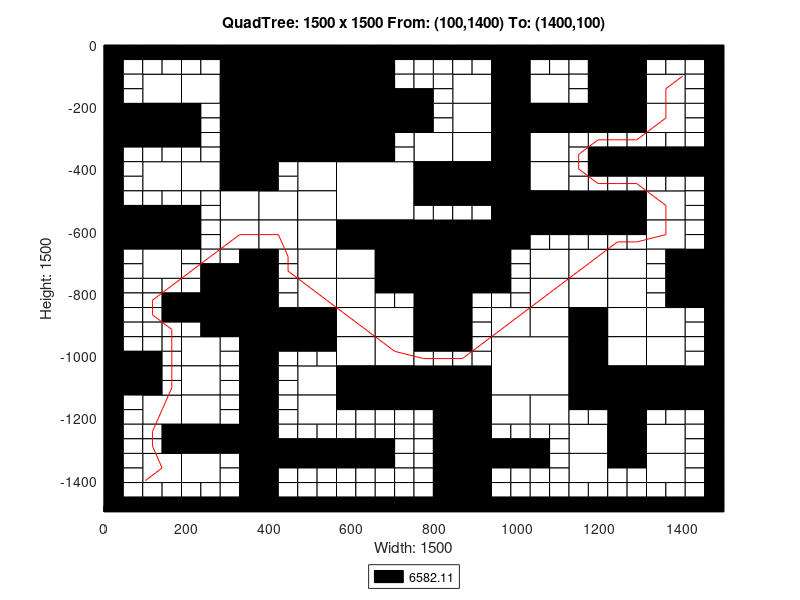

This chart was generated by the following MATLAB code:
axis([0 1500 -1500 0]);
title('QuadTree: 1500 x 1500 From: (100,1400) To: (1400,100)');
xlabel('Width: 1500');
ylabel('Height: 1500');
rectangle('Position',[375 -187.5 187.5 187.5], 'FaceColor',[0 0 0]);
rectangle('Position',[375 -375 187.5 187.5], 'FaceColor',[0 0 0]);
rectangle('Position',[562.5 -562.5 187.5 187.5], 'FaceColor',[1 1 1]);
rectangle('Position',[750 -750 187.5 187.5], 'FaceColor',[0 0 0]);
rectangle('Position',[937.5 -1125 187.5 187.5], 'FaceColor',[1 1 1]);
rectangle('Position',[93.75 -187.5 93.75 93.75], 'FaceColor',[1 1 1]);
rectangle('Position',[281.25 -93.75 93.75 93.75], 'FaceColor',[0 0 0]);
rectangle('Position',[187.5 -187.5 93.75 93.75], 'FaceColor',[1 1 1]);
rectangle('Position',[281.25 -187.5 93.75 93.75], 'FaceColor',[0 0 0]);
rectangle('Position',[0 -281.25 93.75 93.75], 'FaceColor',[0 0 0]);
rectangle('Position',[93.75 -281.25 93.75 93.75], 'FaceColor',[0 0 0]);
rectangle('Position',[281.25 -281.25 93.75 93.75], 'FaceColor',[0 0 0]);
rectangle('Position',[281.25 -375 93.75 93.75], 'FaceColor',[0 0 0]);
rectangle('Position',[562.5 -93.75 93.75 93.75], 'FaceColor',[0 0 0]);
rectangle('Position',[562.5 -187.5 93.75 93.75], 'FaceColor',[0 0 0]);
rectangle('Position',[562.5 -281.25 93.75 93.75], 'FaceColor',[0 0 0]);
rectangle('Position',[656.25 -281.25 93.75 93.75], 'FaceColor',[0 0 0]);
rectangle('Position',[562.5 -375 93.75 93.75], 'FaceColor',[0 0 0]);
rectangle('Position',[93.75 -468.75 93.75 93.75], 'FaceColor',[1 1 1]);
rectangle('Position',[187.5 -468.75 93.75 93.75], 'FaceColor',[1 1 1]);
rectangle('Position',[281.25 -468.75 93.75 93.75], 'FaceColor',[0 0 0]);
rectangle('Position',[281.25 -562.5 93.75 93.75], 'FaceColor',[1 1 1]);
rectangle('Position',[0 -656.25 93.75 93.75], 'FaceColor',[0 0 0]);
rectangle('Position',[93.75 -656.25 93.75 93.75], 'FaceColor',[0 0 0]);
rectangle('Position',[93.75 -750 93.75 93.75], 'FaceColor',[1 1 1]);
rectangle('Position',[281.25 -656.25 93.75 93.75], 'FaceColor',[1 1 1]);
rectangle('Position',[468.75 -468.75 93.75 93.75], 'FaceColor',[1 1 1]);
rectangle('Position',[375 -562.5 93.75 93.75], 'FaceColor',[1 1 1]);
rectangle('Position',[468.75 -562.5 93.75 93.75], 'FaceColor',[1 1 1]);
rectangle('Position',[375 -656.25 93.75 93.75], 'FaceColor',[1 1 1]);
rectangle('Position',[468.75 -656.25 93.75 93.75], 'FaceColor',[1 1 1]);
rectangle('Position',[468.75 -750 93.75 93.75], 'FaceColor',[1 1 1]);
rectangle('Position',[562.5 -656.25 93.75 93.75], 'FaceColor',[0 0 0]);
rectangle('Position',[656.25 -656.25 93.75 93.75], 'FaceColor',[0 0 0]);
rectangle('Position',[562.5 -750 93.75 93.75], 'FaceColor',[1 1 1]);
rectangle('Position',[656.25 -750 93.75 93.75], 'FaceColor',[0 0 0]);
rectangle('Position',[843.75 -187.5 93.75 93.75], 'FaceColor',[1 1 1]);
rectangle('Position',[937.5 -93.75 93.75 93.75], 'FaceColor',[0 0 0]);
rectangle('Position',[937.5 -187.5 93.75 93.75], 'FaceColor',[0 0 0]);
rectangle('Position',[1031.25 -187.5 93.75 93.75], 'FaceColor',[1 1 1]);
rectangle('Position',[843.75 -281.25 93.75 93.75], 'FaceColor',[1 1 1]);
rectangle('Position',[750 -375 93.75 93.75], 'FaceColor',[1 1 1]);
rectangle('Position',[843.75 -375 93.75 93.75], 'FaceColor',[1 1 1]);
rectangle('Position',[937.5 -281.25 93.75 93.75], 'FaceColor',[0 0 0]);
rectangle('Position',[1031.25 -281.25 93.75 93.75], 'FaceColor',[0 0 0]);
rectangle('Position',[937.5 -375 93.75 93.75], 'FaceColor',[0 0 0]);
rectangle('Position',[1031.25 -375 93.75 93.75], 'FaceColor',[1 1 1]);
rectangle('Position',[1218.75 -93.75 93.75 93.75], 'FaceColor',[0 0 0]);
rectangle('Position',[1218.75 -187.5 93.75 93.75], 'FaceColor',[0 0 0]);
rectangle('Position',[1312.5 -187.5 93.75 93.75], 'FaceColor',[1 1 1]);
rectangle('Position',[1125 -281.25 93.75 93.75], 'FaceColor',[0 0 0]);
rectangle('Position',[1218.75 -281.25 93.75 93.75], 'FaceColor',[0 0 0]);
rectangle('Position',[1312.5 -281.25 93.75 93.75], 'FaceColor',[1 1 1]);
rectangle('Position',[750 -468.75 93.75 93.75], 'FaceColor',[0 0 0]);
rectangle('Position',[843.75 -468.75 93.75 93.75], 'FaceColor',[0 0 0]);
rectangle('Position',[937.5 -468.75 93.75 93.75], 'FaceColor',[0 0 0]);
rectangle('Position',[1031.25 -468.75 93.75 93.75], 'FaceColor',[1 1 1]);
rectangle('Position',[937.5 -562.5 93.75 93.75], 'FaceColor',[0 0 0]);
rectangle('Position',[1031.25 -562.5 93.75 93.75], 'FaceColor',[0 0 0]);
rectangle('Position',[937.5 -656.25 93.75 93.75], 'FaceColor',[0 0 0]);
rectangle('Position',[1031.25 -750 93.75 93.75], 'FaceColor',[1 1 1]);
rectangle('Position',[1125 -562.5 93.75 93.75], 'FaceColor',[0 0 0]);
rectangle('Position',[1218.75 -562.5 93.75 93.75], 'FaceColor',[0 0 0]);
rectangle('Position',[1312.5 -562.5 93.75 93.75], 'FaceColor',[1 1 1]);
rectangle('Position',[1125 -750 93.75 93.75], 'FaceColor',[1 1 1]);
rectangle('Position',[1218.75 -750 93.75 93.75], 'FaceColor',[1 1 1]);
rectangle('Position',[1312.5 -656.25 93.75 93.75], 'FaceColor',[1 1 1]);
rectangle('Position',[1406.25 -750 93.75 93.75], 'FaceColor',[0 0 0]);
rectangle('Position',[281.25 -843.75 93.75 93.75], 'FaceColor',[0 0 0]);
rectangle('Position',[281.25 -937.5 93.75 93.75], 'FaceColor',[0 0 0]);
rectangle('Position',[0 -1125 93.75 93.75], 'FaceColor',[0 0 0]);
rectangle('Position',[187.5 -1031.25 93.75 93.75], 'FaceColor',[1 1 1]);
rectangle('Position',[187.5 -1125 93.75 93.75], 'FaceColor',[1 1 1]);
rectangle('Position',[468.75 -843.75 93.75 93.75], 'FaceColor',[1 1 1]);
rectangle('Position',[375 -937.5 93.75 93.75], 'FaceColor',[0 0 0]);
rectangle('Position',[468.75 -937.5 93.75 93.75], 'FaceColor',[0 0 0]);
rectangle('Position',[562.5 -843.75 93.75 93.75], 'FaceColor',[1 1 1]);
rectangle('Position',[562.5 -937.5 93.75 93.75], 'FaceColor',[1 1 1]);
rectangle('Position',[656.25 -937.5 93.75 93.75], 'FaceColor',[1 1 1]);
rectangle('Position',[468.75 -1125 93.75 93.75], 'FaceColor',[1 1 1]);
rectangle('Position',[562.5 -1031.25 93.75 93.75], 'FaceColor',[1 1 1]);
rectangle('Position',[656.25 -1031.25 93.75 93.75], 'FaceColor',[1 1 1]);
rectangle('Position',[562.5 -1125 93.75 93.75], 'FaceColor',[0 0 0]);
rectangle('Position',[656.25 -1125 93.75 93.75], 'FaceColor',[0 0 0]);
rectangle('Position',[93.75 -1218.75 93.75 93.75], 'FaceColor',[1 1 1]);
rectangle('Position',[187.5 -1218.75 93.75 93.75], 'FaceColor',[1 1 1]);
rectangle('Position',[187.5 -1312.5 93.75 93.75], 'FaceColor',[0 0 0]);
rectangle('Position',[281.25 -1312.5 93.75 93.75], 'FaceColor',[0 0 0]);
rectangle('Position',[93.75 -1406.25 93.75 93.75], 'FaceColor',[1 1 1]);
rectangle('Position',[187.5 -1406.25 93.75 93.75], 'FaceColor',[1 1 1]);
rectangle('Position',[468.75 -1218.75 93.75 93.75], 'FaceColor',[1 1 1]);
rectangle('Position',[750 -843.75 93.75 93.75], 'FaceColor',[0 0 0]);
rectangle('Position',[750 -937.5 93.75 93.75], 'FaceColor',[0 0 0]);
rectangle('Position',[1031.25 -843.75 93.75 93.75], 'FaceColor',[1 1 1]);
rectangle('Position',[937.5 -937.5 93.75 93.75], 'FaceColor',[1 1 1]);
rectangle('Position',[1031.25 -937.5 93.75 93.75], 'FaceColor',[1 1 1]);
rectangle('Position',[750 -1125 93.75 93.75], 'FaceColor',[0 0 0]);
rectangle('Position',[843.75 -1125 93.75 93.75], 'FaceColor',[0 0 0]);
rectangle('Position',[1125 -843.75 93.75 93.75], 'FaceColor',[1 1 1]);
rectangle('Position',[1218.75 -843.75 93.75 93.75], 'FaceColor',[1 1 1]);
rectangle('Position',[1125 -937.5 93.75 93.75], 'FaceColor',[0 0 0]);
rectangle('Position',[1218.75 -937.5 93.75 93.75], 'FaceColor',[1 1 1]);
rectangle('Position',[1406.25 -843.75 93.75 93.75], 'FaceColor',[0 0 0]);
rectangle('Position',[1312.5 -937.5 93.75 93.75], 'FaceColor',[1 1 1]);
rectangle('Position',[1125 -1031.25 93.75 93.75], 'FaceColor',[0 0 0]);
rectangle('Position',[1218.75 -1031.25 93.75 93.75], 'FaceColor',[1 1 1]);
rectangle('Position',[1125 -1125 93.75 93.75], 'FaceColor',[0 0 0]);
rectangle('Position',[1218.75 -1125 93.75 93.75], 'FaceColor',[0 0 0]);
rectangle('Position',[1312.5 -1031.25 93.75 93.75], 'FaceColor',[1 1 1]);
rectangle('Position',[1312.5 -1125 93.75 93.75], 'FaceColor',[0 0 0]);
rectangle('Position',[1406.25 -1125 93.75 93.75], 'FaceColor',[0 0 0]);
rectangle('Position',[843.75 -1218.75 93.75 93.75], 'FaceColor',[0 0 0]);
rectangle('Position',[843.75 -1312.5 93.75 93.75], 'FaceColor',[0 0 0]);
rectangle('Position',[937.5 -1218.75 93.75 93.75], 'FaceColor',[1 1 1]);
rectangle('Position',[1031.25 -1218.75 93.75 93.75], 'FaceColor',[1 1 1]);
rectangle('Position',[843.75 -1406.25 93.75 93.75], 'FaceColor',[0 0 0]);
rectangle('Position',[843.75 -1500 93.75 93.75], 'FaceColor',[0 0 0]);
rectangle('Position',[1218.75 -1218.75 93.75 93.75], 'FaceColor',[0 0 0]);
rectangle('Position',[1125 -1312.5 93.75 93.75], 'FaceColor',[1 1 1]);
rectangle('Position',[1218.75 -1312.5 93.75 93.75], 'FaceColor',[0 0 0]);
rectangle('Position',[1312.5 -1312.5 93.75 93.75], 'FaceColor',[1 1 1]);
rectangle('Position',[1125 -1406.25 93.75 93.75], 'FaceColor',[1 1 1]);
rectangle('Position',[1312.5 -1406.25 93.75 93.75], 'FaceColor',[1 1 1]);
rectangle('Position',[0 -46.875 46.875 46.875], 'FaceColor',[0 0 0]);
rectangle('Position',[46.875 -46.875 46.875 46.875], 'FaceColor',[0 0 0]);
rectangle('Position',[0 -93.75 46.875 46.875], 'FaceColor',[0 0 0]);
rectangle('Position',[46.875 -93.75 46.875 46.875], 'FaceColor',[1 1 1]);
rectangle('Position',[93.75 -46.875 46.875 46.875], 'FaceColor',[0 0 0]);
rectangle('Position',[140.625 -46.875 46.875 46.875], 'FaceColor',[0 0 0]);
rectangle('Position',[93.75 -93.75 46.875 46.875], 'FaceColor',[1 1 1]);
rectangle('Position',[140.625 -93.75 46.875 46.875], 'FaceColor',[1 1 1]);
rectangle('Position',[0 -140.625 46.875 46.875], 'FaceColor',[0 0 0]);
rectangle('Position',[46.875 -140.625 46.875 46.875], 'FaceColor',[1 1 1]);
rectangle('Position',[0 -187.5 46.875 46.875], 'FaceColor',[0 0 0]);
rectangle('Position',[46.875 -187.5 46.875 46.875], 'FaceColor',[1 1 1]);
rectangle('Position',[187.5 -46.875 46.875 46.875], 'FaceColor',[0 0 0]);
rectangle('Position',[234.375 -46.875 46.875 46.875], 'FaceColor',[0 0 0]);
rectangle('Position',[187.5 -93.75 46.875 46.875], 'FaceColor',[1 1 1]);
rectangle('Position',[234.375 -93.75 46.875 46.875], 'FaceColor',[1 1 1]);
rectangle('Position',[0 -328.125 46.875 46.875], 'FaceColor',[0 0 0]);
rectangle('Position',[46.875 -328.125 46.875 46.875], 'FaceColor',[0 0 0]);
rectangle('Position',[0 -375 46.875 46.875], 'FaceColor',[0 0 0]);
rectangle('Position',[46.875 -375 46.875 46.875], 'FaceColor',[1 1 1]);
rectangle('Position',[93.75 -328.125 46.875 46.875], 'FaceColor',[0 0 0]);
rectangle('Position',[140.625 -328.125 46.875 46.875], 'FaceColor',[0 0 0]);
rectangle('Position',[93.75 -375 46.875 46.875], 'FaceColor',[1 1 1]);
rectangle('Position',[140.625 -375 46.875 46.875], 'FaceColor',[1 1 1]);
rectangle('Position',[187.5 -234.375 46.875 46.875], 'FaceColor',[0 0 0]);
rectangle('Position',[234.375 -234.375 46.875 46.875], 'FaceColor',[1 1 1]);
rectangle('Position',[187.5 -281.25 46.875 46.875], 'FaceColor',[0 0 0]);
rectangle('Position',[234.375 -281.25 46.875 46.875], 'FaceColor',[1 1 1]);
rectangle('Position',[187.5 -328.125 46.875 46.875], 'FaceColor',[0 0 0]);
rectangle('Position',[234.375 -328.125 46.875 46.875], 'FaceColor',[1 1 1]);
rectangle('Position',[187.5 -375 46.875 46.875], 'FaceColor',[1 1 1]);
rectangle('Position',[234.375 -375 46.875 46.875], 'FaceColor',[1 1 1]);
rectangle('Position',[656.25 -46.875 46.875 46.875], 'FaceColor',[0 0 0]);
rectangle('Position',[703.125 -46.875 46.875 46.875], 'FaceColor',[0 0 0]);
rectangle('Position',[656.25 -93.75 46.875 46.875], 'FaceColor',[0 0 0]);
rectangle('Position',[703.125 -93.75 46.875 46.875], 'FaceColor',[1 1 1]);
rectangle('Position',[656.25 -140.625 46.875 46.875], 'FaceColor',[0 0 0]);
rectangle('Position',[703.125 -140.625 46.875 46.875], 'FaceColor',[1 1 1]);
rectangle('Position',[656.25 -187.5 46.875 46.875], 'FaceColor',[0 0 0]);
rectangle('Position',[703.125 -187.5 46.875 46.875], 'FaceColor',[0 0 0]);
rectangle('Position',[656.25 -328.125 46.875 46.875], 'FaceColor',[0 0 0]);
rectangle('Position',[703.125 -328.125 46.875 46.875], 'FaceColor',[1 1 1]);
rectangle('Position',[656.25 -375 46.875 46.875], 'FaceColor',[0 0 0]);
rectangle('Position',[703.125 -375 46.875 46.875], 'FaceColor',[1 1 1]);
rectangle('Position',[0 -421.875 46.875 46.875], 'FaceColor',[0 0 0]);
rectangle('Position',[46.875 -421.875 46.875 46.875], 'FaceColor',[1 1 1]);
rectangle('Position',[0 -468.75 46.875 46.875], 'FaceColor',[0 0 0]);
rectangle('Position',[46.875 -468.75 46.875 46.875], 'FaceColor',[1 1 1]);
rectangle('Position',[0 -515.625 46.875 46.875], 'FaceColor',[0 0 0]);
rectangle('Position',[46.875 -515.625 46.875 46.875], 'FaceColor',[1 1 1]);
rectangle('Position',[0 -562.5 46.875 46.875], 'FaceColor',[0 0 0]);
rectangle('Position',[46.875 -562.5 46.875 46.875], 'FaceColor',[0 0 0]);
rectangle('Position',[93.75 -515.625 46.875 46.875], 'FaceColor',[1 1 1]);
rectangle('Position',[140.625 -515.625 46.875 46.875], 'FaceColor',[1 1 1]);
rectangle('Position',[93.75 -562.5 46.875 46.875], 'FaceColor',[0 0 0]);
rectangle('Position',[140.625 -562.5 46.875 46.875], 'FaceColor',[0 0 0]);
rectangle('Position',[187.5 -515.625 46.875 46.875], 'FaceColor',[1 1 1]);
rectangle('Position',[234.375 -515.625 46.875 46.875], 'FaceColor',[1 1 1]);
rectangle('Position',[187.5 -562.5 46.875 46.875], 'FaceColor',[0 0 0]);
rectangle('Position',[234.375 -562.5 46.875 46.875], 'FaceColor',[1 1 1]);
rectangle('Position',[0 -703.125 46.875 46.875], 'FaceColor',[0 0 0]);
rectangle('Position',[46.875 -703.125 46.875 46.875], 'FaceColor',[1 1 1]);
rectangle('Position',[0 -750 46.875 46.875], 'FaceColor',[0 0 0]);
rectangle('Position',[46.875 -750 46.875 46.875], 'FaceColor',[1 1 1]);
rectangle('Position',[187.5 -609.375 46.875 46.875], 'FaceColor',[0 0 0]);
rectangle('Position',[234.375 -609.375 46.875 46.875], 'FaceColor',[1 1 1]);
rectangle('Position',[187.5 -656.25 46.875 46.875], 'FaceColor',[0 0 0]);
rectangle('Position',[234.375 -656.25 46.875 46.875], 'FaceColor',[1 1 1]);
rectangle('Position',[187.5 -703.125 46.875 46.875], 'FaceColor',[1 1 1]);
rectangle('Position',[234.375 -703.125 46.875 46.875], 'FaceColor',[1 1 1]);
rectangle('Position',[187.5 -750 46.875 46.875], 'FaceColor',[1 1 1]);
rectangle('Position',[234.375 -750 46.875 46.875], 'FaceColor',[0 0 0]);
rectangle('Position',[281.25 -703.125 46.875 46.875], 'FaceColor',[1 1 1]);
rectangle('Position',[328.125 -703.125 46.875 46.875], 'FaceColor',[0 0 0]);
rectangle('Position',[281.25 -750 46.875 46.875], 'FaceColor',[0 0 0]);
rectangle('Position',[328.125 -750 46.875 46.875], 'FaceColor',[0 0 0]);
rectangle('Position',[375 -421.875 46.875 46.875], 'FaceColor',[0 0 0]);
rectangle('Position',[421.875 -421.875 46.875 46.875], 'FaceColor',[1 1 1]);
rectangle('Position',[375 -468.75 46.875 46.875], 'FaceColor',[0 0 0]);
rectangle('Position',[421.875 -468.75 46.875 46.875], 'FaceColor',[1 1 1]);
rectangle('Position',[375 -703.125 46.875 46.875], 'FaceColor',[0 0 0]);
rectangle('Position',[421.875 -703.125 46.875 46.875], 'FaceColor',[1 1 1]);
rectangle('Position',[375 -750 46.875 46.875], 'FaceColor',[0 0 0]);
rectangle('Position',[421.875 -750 46.875 46.875], 'FaceColor',[1 1 1]);
rectangle('Position',[750 -46.875 46.875 46.875], 'FaceColor',[0 0 0]);
rectangle('Position',[796.875 -46.875 46.875 46.875], 'FaceColor',[0 0 0]);
rectangle('Position',[750 -93.75 46.875 46.875], 'FaceColor',[1 1 1]);
rectangle('Position',[796.875 -93.75 46.875 46.875], 'FaceColor',[1 1 1]);
rectangle('Position',[843.75 -46.875 46.875 46.875], 'FaceColor',[0 0 0]);
rectangle('Position',[890.625 -46.875 46.875 46.875], 'FaceColor',[0 0 0]);
rectangle('Position',[843.75 -93.75 46.875 46.875], 'FaceColor',[1 1 1]);
rectangle('Position',[890.625 -93.75 46.875 46.875], 'FaceColor',[1 1 1]);
rectangle('Position',[750 -140.625 46.875 46.875], 'FaceColor',[1 1 1]);
rectangle('Position',[796.875 -140.625 46.875 46.875], 'FaceColor',[1 1 1]);
rectangle('Position',[750 -187.5 46.875 46.875], 'FaceColor',[0 0 0]);
rectangle('Position',[796.875 -187.5 46.875 46.875], 'FaceColor',[1 1 1]);
rectangle('Position',[1031.25 -46.875 46.875 46.875], 'FaceColor',[0 0 0]);
rectangle('Position',[1078.12 -46.875 46.875 46.875], 'FaceColor',[0 0 0]);
rectangle('Position',[1031.25 -93.75 46.875 46.875], 'FaceColor',[1 1 1]);
rectangle('Position',[1078.12 -93.75 46.875 46.875], 'FaceColor',[1 1 1]);
rectangle('Position',[750 -234.375 46.875 46.875], 'FaceColor',[0 0 0]);
rectangle('Position',[796.875 -234.375 46.875 46.875], 'FaceColor',[1 1 1]);
rectangle('Position',[750 -281.25 46.875 46.875], 'FaceColor',[0 0 0]);
rectangle('Position',[796.875 -281.25 46.875 46.875], 'FaceColor',[1 1 1]);
rectangle('Position',[1125 -46.875 46.875 46.875], 'FaceColor',[0 0 0]);
rectangle('Position',[1171.88 -46.875 46.875 46.875], 'FaceColor',[0 0 0]);
rectangle('Position',[1125 -93.75 46.875 46.875], 'FaceColor',[1 1 1]);
rectangle('Position',[1171.88 -93.75 46.875 46.875], 'FaceColor',[0 0 0]);
rectangle('Position',[1125 -140.625 46.875 46.875], 'FaceColor',[1 1 1]);
rectangle('Position',[1171.88 -140.625 46.875 46.875], 'FaceColor',[0 0 0]);
rectangle('Position',[1125 -187.5 46.875 46.875], 'FaceColor',[1 1 1]);
rectangle('Position',[1171.88 -187.5 46.875 46.875], 'FaceColor',[0 0 0]);
rectangle('Position',[1312.5 -46.875 46.875 46.875], 'FaceColor',[0 0 0]);
rectangle('Position',[1359.38 -46.875 46.875 46.875], 'FaceColor',[0 0 0]);
rectangle('Position',[1312.5 -93.75 46.875 46.875], 'FaceColor',[1 1 1]);
rectangle('Position',[1359.38 -93.75 46.875 46.875], 'FaceColor',[1 1 1]);
rectangle('Position',[1406.25 -46.875 46.875 46.875], 'FaceColor',[0 0 0]);
rectangle('Position',[1453.12 -46.875 46.875 46.875], 'FaceColor',[0 0 0]);
rectangle('Position',[1406.25 -93.75 46.875 46.875], 'FaceColor',[1 1 1]);
rectangle('Position',[1453.12 -93.75 46.875 46.875], 'FaceColor',[0 0 0]);
rectangle('Position',[1406.25 -140.625 46.875 46.875], 'FaceColor',[1 1 1]);
rectangle('Position',[1453.12 -140.625 46.875 46.875], 'FaceColor',[0 0 0]);
rectangle('Position',[1406.25 -187.5 46.875 46.875], 'FaceColor',[1 1 1]);
rectangle('Position',[1453.12 -187.5 46.875 46.875], 'FaceColor',[0 0 0]);
rectangle('Position',[1125 -328.125 46.875 46.875], 'FaceColor',[1 1 1]);
rectangle('Position',[1171.88 -328.125 46.875 46.875], 'FaceColor',[1 1 1]);
rectangle('Position',[1125 -375 46.875 46.875], 'FaceColor',[1 1 1]);
rectangle('Position',[1171.88 -375 46.875 46.875], 'FaceColor',[0 0 0]);
rectangle('Position',[1218.75 -328.125 46.875 46.875], 'FaceColor',[1 1 1]);
rectangle('Position',[1265.62 -328.125 46.875 46.875], 'FaceColor',[1 1 1]);
rectangle('Position',[1218.75 -375 46.875 46.875], 'FaceColor',[0 0 0]);
rectangle('Position',[1265.62 -375 46.875 46.875], 'FaceColor',[0 0 0]);
rectangle('Position',[1406.25 -234.375 46.875 46.875], 'FaceColor',[1 1 1]);
rectangle('Position',[1453.12 -234.375 46.875 46.875], 'FaceColor',[0 0 0]);
rectangle('Position',[1406.25 -281.25 46.875 46.875], 'FaceColor',[1 1 1]);
rectangle('Position',[1453.12 -281.25 46.875 46.875], 'FaceColor',[0 0 0]);
rectangle('Position',[1312.5 -328.125 46.875 46.875], 'FaceColor',[1 1 1]);
rectangle('Position',[1359.38 -328.125 46.875 46.875], 'FaceColor',[1 1 1]);
rectangle('Position',[1312.5 -375 46.875 46.875], 'FaceColor',[0 0 0]);
rectangle('Position',[1359.38 -375 46.875 46.875], 'FaceColor',[0 0 0]);
rectangle('Position',[1406.25 -328.125 46.875 46.875], 'FaceColor',[1 1 1]);
rectangle('Position',[1453.12 -328.125 46.875 46.875], 'FaceColor',[0 0 0]);
rectangle('Position',[1406.25 -375 46.875 46.875], 'FaceColor',[0 0 0]);
rectangle('Position',[1453.12 -375 46.875 46.875], 'FaceColor',[0 0 0]);
rectangle('Position',[750 -515.625 46.875 46.875], 'FaceColor',[0 0 0]);
rectangle('Position',[796.875 -515.625 46.875 46.875], 'FaceColor',[0 0 0]);
rectangle('Position',[750 -562.5 46.875 46.875], 'FaceColor',[1 1 1]);
rectangle('Position',[796.875 -562.5 46.875 46.875], 'FaceColor',[1 1 1]);
rectangle('Position',[843.75 -515.625 46.875 46.875], 'FaceColor',[0 0 0]);
rectangle('Position',[890.625 -515.625 46.875 46.875], 'FaceColor',[0 0 0]);
rectangle('Position',[843.75 -562.5 46.875 46.875], 'FaceColor',[1 1 1]);
rectangle('Position',[890.625 -562.5 46.875 46.875], 'FaceColor',[1 1 1]);
rectangle('Position',[1031.25 -609.375 46.875 46.875], 'FaceColor',[0 0 0]);
rectangle('Position',[1078.12 -609.375 46.875 46.875], 'FaceColor',[0 0 0]);
rectangle('Position',[1031.25 -656.25 46.875 46.875], 'FaceColor',[1 1 1]);
rectangle('Position',[1078.12 -656.25 46.875 46.875], 'FaceColor',[1 1 1]);
rectangle('Position',[937.5 -703.125 46.875 46.875], 'FaceColor',[0 0 0]);
rectangle('Position',[984.375 -703.125 46.875 46.875], 'FaceColor',[1 1 1]);
rectangle('Position',[937.5 -750 46.875 46.875], 'FaceColor',[0 0 0]);
rectangle('Position',[984.375 -750 46.875 46.875], 'FaceColor',[1 1 1]);
rectangle('Position',[1125 -421.875 46.875 46.875], 'FaceColor',[1 1 1]);
rectangle('Position',[1171.88 -421.875 46.875 46.875], 'FaceColor',[0 0 0]);
rectangle('Position',[1125 -468.75 46.875 46.875], 'FaceColor',[1 1 1]);
rectangle('Position',[1171.88 -468.75 46.875 46.875], 'FaceColor',[1 1 1]);
rectangle('Position',[1218.75 -421.875 46.875 46.875], 'FaceColor',[0 0 0]);
rectangle('Position',[1265.62 -421.875 46.875 46.875], 'FaceColor',[0 0 0]);
rectangle('Position',[1218.75 -468.75 46.875 46.875], 'FaceColor',[1 1 1]);
rectangle('Position',[1265.62 -468.75 46.875 46.875], 'FaceColor',[1 1 1]);
rectangle('Position',[1312.5 -421.875 46.875 46.875], 'FaceColor',[0 0 0]);
rectangle('Position',[1359.38 -421.875 46.875 46.875], 'FaceColor',[0 0 0]);
rectangle('Position',[1312.5 -468.75 46.875 46.875], 'FaceColor',[1 1 1]);
rectangle('Position',[1359.38 -468.75 46.875 46.875], 'FaceColor',[1 1 1]);
rectangle('Position',[1406.25 -421.875 46.875 46.875], 'FaceColor',[0 0 0]);
rectangle('Position',[1453.12 -421.875 46.875 46.875], 'FaceColor',[0 0 0]);
rectangle('Position',[1406.25 -468.75 46.875 46.875], 'FaceColor',[1 1 1]);
rectangle('Position',[1453.12 -468.75 46.875 46.875], 'FaceColor',[0 0 0]);
rectangle('Position',[1406.25 -515.625 46.875 46.875], 'FaceColor',[1 1 1]);
rectangle('Position',[1453.12 -515.625 46.875 46.875], 'FaceColor',[0 0 0]);
rectangle('Position',[1406.25 -562.5 46.875 46.875], 'FaceColor',[1 1 1]);
rectangle('Position',[1453.12 -562.5 46.875 46.875], 'FaceColor',[0 0 0]);
rectangle('Position',[1125 -609.375 46.875 46.875], 'FaceColor',[0 0 0]);
rectangle('Position',[1171.88 -609.375 46.875 46.875], 'FaceColor',[0 0 0]);
rectangle('Position',[1125 -656.25 46.875 46.875], 'FaceColor',[1 1 1]);
rectangle('Position',[1171.88 -656.25 46.875 46.875], 'FaceColor',[1 1 1]);
rectangle('Position',[1218.75 -609.375 46.875 46.875], 'FaceColor',[0 0 0]);
rectangle('Position',[1265.62 -609.375 46.875 46.875], 'FaceColor',[0 0 0]);
rectangle('Position',[1218.75 -656.25 46.875 46.875], 'FaceColor',[1 1 1]);
rectangle('Position',[1265.62 -656.25 46.875 46.875], 'FaceColor',[1 1 1]);
rectangle('Position',[1406.25 -609.375 46.875 46.875], 'FaceColor',[1 1 1]);
rectangle('Position',[1453.12 -609.375 46.875 46.875], 'FaceColor',[0 0 0]);
rectangle('Position',[1406.25 -656.25 46.875 46.875], 'FaceColor',[1 1 1]);
rectangle('Position',[1453.12 -656.25 46.875 46.875], 'FaceColor',[0 0 0]);
rectangle('Position',[1312.5 -703.125 46.875 46.875], 'FaceColor',[1 1 1]);
rectangle('Position',[1359.38 -703.125 46.875 46.875], 'FaceColor',[0 0 0]);
rectangle('Position',[1312.5 -750 46.875 46.875], 'FaceColor',[1 1 1]);
rectangle('Position',[1359.38 -750 46.875 46.875], 'FaceColor',[0 0 0]);
rectangle('Position',[0 -796.875 46.875 46.875], 'FaceColor',[0 0 0]);
rectangle('Position',[46.875 -796.875 46.875 46.875], 'FaceColor',[1 1 1]);
rectangle('Position',[0 -843.75 46.875 46.875], 'FaceColor',[0 0 0]);
rectangle('Position',[46.875 -843.75 46.875 46.875], 'FaceColor',[1 1 1]);
rectangle('Position',[93.75 -796.875 46.875 46.875], 'FaceColor',[1 1 1]);
rectangle('Position',[140.625 -796.875 46.875 46.875], 'FaceColor',[1 1 1]);
rectangle('Position',[93.75 -843.75 46.875 46.875], 'FaceColor',[1 1 1]);
rectangle('Position',[140.625 -843.75 46.875 46.875], 'FaceColor',[0 0 0]);
rectangle('Position',[0 -890.625 46.875 46.875], 'FaceColor',[0 0 0]);
rectangle('Position',[46.875 -890.625 46.875 46.875], 'FaceColor',[1 1 1]);
rectangle('Position',[0 -937.5 46.875 46.875], 'FaceColor',[0 0 0]);
rectangle('Position',[46.875 -937.5 46.875 46.875], 'FaceColor',[1 1 1]);
rectangle('Position',[93.75 -890.625 46.875 46.875], 'FaceColor',[1 1 1]);
rectangle('Position',[140.625 -890.625 46.875 46.875], 'FaceColor',[0 0 0]);
rectangle('Position',[93.75 -937.5 46.875 46.875], 'FaceColor',[1 1 1]);
rectangle('Position',[140.625 -937.5 46.875 46.875], 'FaceColor',[1 1 1]);
rectangle('Position',[187.5 -796.875 46.875 46.875], 'FaceColor',[1 1 1]);
rectangle('Position',[234.375 -796.875 46.875 46.875], 'FaceColor',[0 0 0]);
rectangle('Position',[187.5 -843.75 46.875 46.875], 'FaceColor',[0 0 0]);
rectangle('Position',[234.375 -843.75 46.875 46.875], 'FaceColor',[0 0 0]);
rectangle('Position',[187.5 -890.625 46.875 46.875], 'FaceColor',[0 0 0]);
rectangle('Position',[234.375 -890.625 46.875 46.875], 'FaceColor',[0 0 0]);
rectangle('Position',[187.5 -937.5 46.875 46.875], 'FaceColor',[1 1 1]);
rectangle('Position',[234.375 -937.5 46.875 46.875], 'FaceColor',[0 0 0]);
rectangle('Position',[0 -984.375 46.875 46.875], 'FaceColor',[0 0 0]);
rectangle('Position',[46.875 -984.375 46.875 46.875], 'FaceColor',[1 1 1]);
rectangle('Position',[0 -1031.25 46.875 46.875], 'FaceColor',[0 0 0]);
rectangle('Position',[46.875 -1031.25 46.875 46.875], 'FaceColor',[0 0 0]);
rectangle('Position',[93.75 -984.375 46.875 46.875], 'FaceColor',[1 1 1]);
rectangle('Position',[140.625 -984.375 46.875 46.875], 'FaceColor',[1 1 1]);
rectangle('Position',[93.75 -1031.25 46.875 46.875], 'FaceColor',[0 0 0]);
rectangle('Position',[140.625 -1031.25 46.875 46.875], 'FaceColor',[1 1 1]);
rectangle('Position',[93.75 -1078.12 46.875 46.875], 'FaceColor',[0 0 0]);
rectangle('Position',[140.625 -1078.12 46.875 46.875], 'FaceColor',[1 1 1]);
rectangle('Position',[93.75 -1125 46.875 46.875], 'FaceColor',[0 0 0]);
rectangle('Position',[140.625 -1125 46.875 46.875], 'FaceColor',[1 1 1]);
rectangle('Position',[281.25 -984.375 46.875 46.875], 'FaceColor',[1 1 1]);
rectangle('Position',[328.125 -984.375 46.875 46.875], 'FaceColor',[0 0 0]);
rectangle('Position',[281.25 -1031.25 46.875 46.875], 'FaceColor',[1 1 1]);
rectangle('Position',[328.125 -1031.25 46.875 46.875], 'FaceColor',[0 0 0]);
rectangle('Position',[281.25 -1078.12 46.875 46.875], 'FaceColor',[1 1 1]);
rectangle('Position',[328.125 -1078.12 46.875 46.875], 'FaceColor',[0 0 0]);
rectangle('Position',[281.25 -1125 46.875 46.875], 'FaceColor',[1 1 1]);
rectangle('Position',[328.125 -1125 46.875 46.875], 'FaceColor',[0 0 0]);
rectangle('Position',[375 -796.875 46.875 46.875], 'FaceColor',[0 0 0]);
rectangle('Position',[421.875 -796.875 46.875 46.875], 'FaceColor',[1 1 1]);
rectangle('Position',[375 -843.75 46.875 46.875], 'FaceColor',[0 0 0]);
rectangle('Position',[421.875 -843.75 46.875 46.875], 'FaceColor',[1 1 1]);
rectangle('Position',[656.25 -796.875 46.875 46.875], 'FaceColor',[0 0 0]);
rectangle('Position',[703.125 -796.875 46.875 46.875], 'FaceColor',[0 0 0]);
rectangle('Position',[656.25 -843.75 46.875 46.875], 'FaceColor',[1 1 1]);
rectangle('Position',[703.125 -843.75 46.875 46.875], 'FaceColor',[1 1 1]);
rectangle('Position',[375 -984.375 46.875 46.875], 'FaceColor',[0 0 0]);
rectangle('Position',[421.875 -984.375 46.875 46.875], 'FaceColor',[0 0 0]);
rectangle('Position',[375 -1031.25 46.875 46.875], 'FaceColor',[0 0 0]);
rectangle('Position',[421.875 -1031.25 46.875 46.875], 'FaceColor',[1 1 1]);
rectangle('Position',[468.75 -984.375 46.875 46.875], 'FaceColor',[0 0 0]);
rectangle('Position',[515.625 -984.375 46.875 46.875], 'FaceColor',[0 0 0]);
rectangle('Position',[468.75 -1031.25 46.875 46.875], 'FaceColor',[1 1 1]);
rectangle('Position',[515.625 -1031.25 46.875 46.875], 'FaceColor',[1 1 1]);
rectangle('Position',[375 -1078.12 46.875 46.875], 'FaceColor',[0 0 0]);
rectangle('Position',[421.875 -1078.12 46.875 46.875], 'FaceColor',[1 1 1]);
rectangle('Position',[375 -1125 46.875 46.875], 'FaceColor',[0 0 0]);
rectangle('Position',[421.875 -1125 46.875 46.875], 'FaceColor',[1 1 1]);
rectangle('Position',[0 -1171.88 46.875 46.875], 'FaceColor',[0 0 0]);
rectangle('Position',[46.875 -1171.88 46.875 46.875], 'FaceColor',[1 1 1]);
rectangle('Position',[0 -1218.75 46.875 46.875], 'FaceColor',[0 0 0]);
rectangle('Position',[46.875 -1218.75 46.875 46.875], 'FaceColor',[1 1 1]);
rectangle('Position',[0 -1265.62 46.875 46.875], 'FaceColor',[0 0 0]);
rectangle('Position',[46.875 -1265.62 46.875 46.875], 'FaceColor',[1 1 1]);
rectangle('Position',[0 -1312.5 46.875 46.875], 'FaceColor',[0 0 0]);
rectangle('Position',[46.875 -1312.5 46.875 46.875], 'FaceColor',[1 1 1]);
rectangle('Position',[93.75 -1265.62 46.875 46.875], 'FaceColor',[1 1 1]);
rectangle('Position',[140.625 -1265.62 46.875 46.875], 'FaceColor',[0 0 0]);
rectangle('Position',[93.75 -1312.5 46.875 46.875], 'FaceColor',[1 1 1]);
rectangle('Position',[140.625 -1312.5 46.875 46.875], 'FaceColor',[0 0 0]);
rectangle('Position',[281.25 -1171.88 46.875 46.875], 'FaceColor',[1 1 1]);
rectangle('Position',[328.125 -1171.88 46.875 46.875], 'FaceColor',[0 0 0]);
rectangle('Position',[281.25 -1218.75 46.875 46.875], 'FaceColor',[1 1 1]);
rectangle('Position',[328.125 -1218.75 46.875 46.875], 'FaceColor',[0 0 0]);
rectangle('Position',[0 -1359.38 46.875 46.875], 'FaceColor',[0 0 0]);
rectangle('Position',[46.875 -1359.38 46.875 46.875], 'FaceColor',[1 1 1]);
rectangle('Position',[0 -1406.25 46.875 46.875], 'FaceColor',[0 0 0]);
rectangle('Position',[46.875 -1406.25 46.875 46.875], 'FaceColor',[1 1 1]);
rectangle('Position',[0 -1453.12 46.875 46.875], 'FaceColor',[0 0 0]);
rectangle('Position',[46.875 -1453.12 46.875 46.875], 'FaceColor',[1 1 1]);
rectangle('Position',[0 -1500 46.875 46.875], 'FaceColor',[0 0 0]);
rectangle('Position',[46.875 -1500 46.875 46.875], 'FaceColor',[0 0 0]);
rectangle('Position',[93.75 -1453.12 46.875 46.875], 'FaceColor',[1 1 1]);
rectangle('Position',[140.625 -1453.12 46.875 46.875], 'FaceColor',[1 1 1]);
rectangle('Position',[93.75 -1500 46.875 46.875], 'FaceColor',[0 0 0]);
rectangle('Position',[140.625 -1500 46.875 46.875], 'FaceColor',[0 0 0]);
rectangle('Position',[281.25 -1359.38 46.875 46.875], 'FaceColor',[1 1 1]);
rectangle('Position',[328.125 -1359.38 46.875 46.875], 'FaceColor',[0 0 0]);
rectangle('Position',[281.25 -1406.25 46.875 46.875], 'FaceColor',[1 1 1]);
rectangle('Position',[328.125 -1406.25 46.875 46.875], 'FaceColor',[0 0 0]);
rectangle('Position',[187.5 -1453.12 46.875 46.875], 'FaceColor',[1 1 1]);
rectangle('Position',[234.375 -1453.12 46.875 46.875], 'FaceColor',[1 1 1]);
rectangle('Position',[187.5 -1500 46.875 46.875], 'FaceColor',[0 0 0]);
rectangle('Position',[234.375 -1500 46.875 46.875], 'FaceColor',[0 0 0]);
rectangle('Position',[281.25 -1453.12 46.875 46.875], 'FaceColor',[1 1 1]);
rectangle('Position',[328.125 -1453.12 46.875 46.875], 'FaceColor',[0 0 0]);
rectangle('Position',[281.25 -1500 46.875 46.875], 'FaceColor',[0 0 0]);
rectangle('Position',[328.125 -1500 46.875 46.875], 'FaceColor',[0 0 0]);
rectangle('Position',[375 -1171.88 46.875 46.875], 'FaceColor',[0 0 0]);
rectangle('Position',[421.875 -1171.88 46.875 46.875], 'FaceColor',[1 1 1]);
rectangle('Position',[375 -1218.75 46.875 46.875], 'FaceColor',[0 0 0]);
rectangle('Position',[421.875 -1218.75 46.875 46.875], 'FaceColor',[1 1 1]);
rectangle('Position',[375 -1265.62 46.875 46.875], 'FaceColor',[0 0 0]);
rectangle('Position',[421.875 -1265.62 46.875 46.875], 'FaceColor',[1 1 1]);
rectangle('Position',[375 -1312.5 46.875 46.875], 'FaceColor',[0 0 0]);
rectangle('Position',[421.875 -1312.5 46.875 46.875], 'FaceColor',[0 0 0]);
rectangle('Position',[468.75 -1265.62 46.875 46.875], 'FaceColor',[1 1 1]);
rectangle('Position',[515.625 -1265.62 46.875 46.875], 'FaceColor',[1 1 1]);
rectangle('Position',[468.75 -1312.5 46.875 46.875], 'FaceColor',[0 0 0]);
rectangle('Position',[515.625 -1312.5 46.875 46.875], 'FaceColor',[0 0 0]);
rectangle('Position',[562.5 -1171.88 46.875 46.875], 'FaceColor',[0 0 0]);
rectangle('Position',[609.375 -1171.88 46.875 46.875], 'FaceColor',[0 0 0]);
rectangle('Position',[562.5 -1218.75 46.875 46.875], 'FaceColor',[1 1 1]);
rectangle('Position',[609.375 -1218.75 46.875 46.875], 'FaceColor',[1 1 1]);
rectangle('Position',[656.25 -1171.88 46.875 46.875], 'FaceColor',[0 0 0]);
rectangle('Position',[703.125 -1171.88 46.875 46.875], 'FaceColor',[0 0 0]);
rectangle('Position',[656.25 -1218.75 46.875 46.875], 'FaceColor',[1 1 1]);
rectangle('Position',[703.125 -1218.75 46.875 46.875], 'FaceColor',[1 1 1]);
rectangle('Position',[562.5 -1265.62 46.875 46.875], 'FaceColor',[1 1 1]);
rectangle('Position',[609.375 -1265.62 46.875 46.875], 'FaceColor',[1 1 1]);
rectangle('Position',[562.5 -1312.5 46.875 46.875], 'FaceColor',[0 0 0]);
rectangle('Position',[609.375 -1312.5 46.875 46.875], 'FaceColor',[0 0 0]);
rectangle('Position',[656.25 -1265.62 46.875 46.875], 'FaceColor',[1 1 1]);
rectangle('Position',[703.125 -1265.62 46.875 46.875], 'FaceColor',[1 1 1]);
rectangle('Position',[656.25 -1312.5 46.875 46.875], 'FaceColor',[0 0 0]);
rectangle('Position',[703.125 -1312.5 46.875 46.875], 'FaceColor',[1 1 1]);
rectangle('Position',[375 -1359.38 46.875 46.875], 'FaceColor',[0 0 0]);
rectangle('Position',[421.875 -1359.38 46.875 46.875], 'FaceColor',[0 0 0]);
rectangle('Position',[375 -1406.25 46.875 46.875], 'FaceColor',[0 0 0]);
rectangle('Position',[421.875 -1406.25 46.875 46.875], 'FaceColor',[1 1 1]);
rectangle('Position',[468.75 -1359.38 46.875 46.875], 'FaceColor',[0 0 0]);
rectangle('Position',[515.625 -1359.38 46.875 46.875], 'FaceColor',[0 0 0]);
rectangle('Position',[468.75 -1406.25 46.875 46.875], 'FaceColor',[1 1 1]);
rectangle('Position',[515.625 -1406.25 46.875 46.875], 'FaceColor',[1 1 1]);
rectangle('Position',[375 -1453.12 46.875 46.875], 'FaceColor',[0 0 0]);
rectangle('Position',[421.875 -1453.12 46.875 46.875], 'FaceColor',[1 1 1]);
rectangle('Position',[375 -1500 46.875 46.875], 'FaceColor',[0 0 0]);
rectangle('Position',[421.875 -1500 46.875 46.875], 'FaceColor',[0 0 0]);
rectangle('Position',[468.75 -1453.12 46.875 46.875], 'FaceColor',[1 1 1]);
rectangle('Position',[515.625 -1453.12 46.875 46.875], 'FaceColor',[1 1 1]);
rectangle('Position',[468.75 -1500 46.875 46.875], 'FaceColor',[0 0 0]);
rectangle('Position',[515.625 -1500 46.875 46.875], 'FaceColor',[0 0 0]);
rectangle('Position',[562.5 -1359.38 46.875 46.875], 'FaceColor',[0 0 0]);
rectangle('Position',[609.375 -1359.38 46.875 46.875], 'FaceColor',[0 0 0]);
rectangle('Position',[562.5 -1406.25 46.875 46.875], 'FaceColor',[1 1 1]);
rectangle('Position',[609.375 -1406.25 46.875 46.875], 'FaceColor',[1 1 1]);
rectangle('Position',[656.25 -1359.38 46.875 46.875], 'FaceColor',[0 0 0]);
rectangle('Position',[703.125 -1359.38 46.875 46.875], 'FaceColor',[1 1 1]);
rectangle('Position',[656.25 -1406.25 46.875 46.875], 'FaceColor',[1 1 1]);
rectangle('Position',[703.125 -1406.25 46.875 46.875], 'FaceColor',[1 1 1]);
rectangle('Position',[562.5 -1453.12 46.875 46.875], 'FaceColor',[1 1 1]);
rectangle('Position',[609.375 -1453.12 46.875 46.875], 'FaceColor',[1 1 1]);
rectangle('Position',[562.5 -1500 46.875 46.875], 'FaceColor',[0 0 0]);
rectangle('Position',[609.375 -1500 46.875 46.875], 'FaceColor',[0 0 0]);
rectangle('Position',[656.25 -1453.12 46.875 46.875], 'FaceColor',[1 1 1]);
rectangle('Position',[703.125 -1453.12 46.875 46.875], 'FaceColor',[1 1 1]);
rectangle('Position',[656.25 -1500 46.875 46.875], 'FaceColor',[0 0 0]);
rectangle('Position',[703.125 -1500 46.875 46.875], 'FaceColor',[0 0 0]);
rectangle('Position',[843.75 -796.875 46.875 46.875], 'FaceColor',[0 0 0]);
rectangle('Position',[890.625 -796.875 46.875 46.875], 'FaceColor',[0 0 0]);
rectangle('Position',[843.75 -843.75 46.875 46.875], 'FaceColor',[0 0 0]);
rectangle('Position',[890.625 -843.75 46.875 46.875], 'FaceColor',[1 1 1]);
rectangle('Position',[843.75 -890.625 46.875 46.875], 'FaceColor',[0 0 0]);
rectangle('Position',[890.625 -890.625 46.875 46.875], 'FaceColor',[1 1 1]);
rectangle('Position',[843.75 -937.5 46.875 46.875], 'FaceColor',[0 0 0]);
rectangle('Position',[890.625 -937.5 46.875 46.875], 'FaceColor',[1 1 1]);
rectangle('Position',[937.5 -796.875 46.875 46.875], 'FaceColor',[0 0 0]);
rectangle('Position',[984.375 -796.875 46.875 46.875], 'FaceColor',[1 1 1]);
rectangle('Position',[937.5 -843.75 46.875 46.875], 'FaceColor',[1 1 1]);
rectangle('Position',[984.375 -843.75 46.875 46.875], 'FaceColor',[1 1 1]);
rectangle('Position',[750 -984.375 46.875 46.875], 'FaceColor',[0 0 0]);
rectangle('Position',[796.875 -984.375 46.875 46.875], 'FaceColor',[0 0 0]);
rectangle('Position',[750 -1031.25 46.875 46.875], 'FaceColor',[1 1 1]);
rectangle('Position',[796.875 -1031.25 46.875 46.875], 'FaceColor',[1 1 1]);
rectangle('Position',[843.75 -984.375 46.875 46.875], 'FaceColor',[0 0 0]);
rectangle('Position',[890.625 -984.375 46.875 46.875], 'FaceColor',[1 1 1]);
rectangle('Position',[843.75 -1031.25 46.875 46.875], 'FaceColor',[1 1 1]);
rectangle('Position',[890.625 -1031.25 46.875 46.875], 'FaceColor',[1 1 1]);
rectangle('Position',[1312.5 -796.875 46.875 46.875], 'FaceColor',[1 1 1]);
rectangle('Position',[1359.38 -796.875 46.875 46.875], 'FaceColor',[0 0 0]);
rectangle('Position',[1312.5 -843.75 46.875 46.875], 'FaceColor',[1 1 1]);
rectangle('Position',[1359.38 -843.75 46.875 46.875], 'FaceColor',[0 0 0]);
rectangle('Position',[1406.25 -890.625 46.875 46.875], 'FaceColor',[1 1 1]);
rectangle('Position',[1453.12 -890.625 46.875 46.875], 'FaceColor',[0 0 0]);
rectangle('Position',[1406.25 -937.5 46.875 46.875], 'FaceColor',[1 1 1]);
rectangle('Position',[1453.12 -937.5 46.875 46.875], 'FaceColor',[0 0 0]);
rectangle('Position',[1406.25 -984.375 46.875 46.875], 'FaceColor',[1 1 1]);
rectangle('Position',[1453.12 -984.375 46.875 46.875], 'FaceColor',[0 0 0]);
rectangle('Position',[1406.25 -1031.25 46.875 46.875], 'FaceColor',[1 1 1]);
rectangle('Position',[1453.12 -1031.25 46.875 46.875], 'FaceColor',[0 0 0]);
rectangle('Position',[750 -1171.88 46.875 46.875], 'FaceColor',[0 0 0]);
rectangle('Position',[796.875 -1171.88 46.875 46.875], 'FaceColor',[0 0 0]);
rectangle('Position',[750 -1218.75 46.875 46.875], 'FaceColor',[1 1 1]);
rectangle('Position',[796.875 -1218.75 46.875 46.875], 'FaceColor',[0 0 0]);
rectangle('Position',[750 -1265.62 46.875 46.875], 'FaceColor',[1 1 1]);
rectangle('Position',[796.875 -1265.62 46.875 46.875], 'FaceColor',[0 0 0]);
rectangle('Position',[750 -1312.5 46.875 46.875], 'FaceColor',[1 1 1]);
rectangle('Position',[796.875 -1312.5 46.875 46.875], 'FaceColor',[0 0 0]);
rectangle('Position',[937.5 -1265.62 46.875 46.875], 'FaceColor',[1 1 1]);
rectangle('Position',[984.375 -1265.62 46.875 46.875], 'FaceColor',[1 1 1]);
rectangle('Position',[937.5 -1312.5 46.875 46.875], 'FaceColor',[0 0 0]);
rectangle('Position',[984.375 -1312.5 46.875 46.875], 'FaceColor',[0 0 0]);
rectangle('Position',[1031.25 -1265.62 46.875 46.875], 'FaceColor',[1 1 1]);
rectangle('Position',[1078.12 -1265.62 46.875 46.875], 'FaceColor',[1 1 1]);
rectangle('Position',[1031.25 -1312.5 46.875 46.875], 'FaceColor',[0 0 0]);
rectangle('Position',[1078.12 -1312.5 46.875 46.875], 'FaceColor',[1 1 1]);
rectangle('Position',[750 -1359.38 46.875 46.875], 'FaceColor',[1 1 1]);
rectangle('Position',[796.875 -1359.38 46.875 46.875], 'FaceColor',[0 0 0]);
rectangle('Position',[750 -1406.25 46.875 46.875], 'FaceColor',[1 1 1]);
rectangle('Position',[796.875 -1406.25 46.875 46.875], 'FaceColor',[0 0 0]);
rectangle('Position',[750 -1453.12 46.875 46.875], 'FaceColor',[1 1 1]);
rectangle('Position',[796.875 -1453.12 46.875 46.875], 'FaceColor',[0 0 0]);
rectangle('Position',[750 -1500 46.875 46.875], 'FaceColor',[0 0 0]);
rectangle('Position',[796.875 -1500 46.875 46.875], 'FaceColor',[0 0 0]);
rectangle('Position',[937.5 -1359.38 46.875 46.875], 'FaceColor',[0 0 0]);
rectangle('Position',[984.375 -1359.38 46.875 46.875], 'FaceColor',[0 0 0]);
rectangle('Position',[937.5 -1406.25 46.875 46.875], 'FaceColor',[1 1 1]);
rectangle('Position',[984.375 -1406.25 46.875 46.875], 'FaceColor',[1 1 1]);
rectangle('Position',[1031.25 -1359.38 46.875 46.875], 'FaceColor',[0 0 0]);
rectangle('Position',[1078.12 -1359.38 46.875 46.875], 'FaceColor',[1 1 1]);
rectangle('Position',[1031.25 -1406.25 46.875 46.875], 'FaceColor',[1 1 1]);
rectangle('Position',[1078.12 -1406.25 46.875 46.875], 'FaceColor',[1 1 1]);
rectangle('Position',[937.5 -1453.12 46.875 46.875], 'FaceColor',[1 1 1]);
rectangle('Position',[984.375 -1453.12 46.875 46.875], 'FaceColor',[1 1 1]);
rectangle('Position',[937.5 -1500 46.875 46.875], 'FaceColor',[0 0 0]);
rectangle('Position',[984.375 -1500 46.875 46.875], 'FaceColor',[0 0 0]);
rectangle('Position',[1031.25 -1453.12 46.875 46.875], 'FaceColor',[1 1 1]);
rectangle('Position',[1078.12 -1453.12 46.875 46.875], 'FaceColor',[1 1 1]);
rectangle('Position',[1031.25 -1500 46.875 46.875], 'FaceColor',[0 0 0]);
rectangle('Position',[1078.12 -1500 46.875 46.875], 'FaceColor',[0 0 0]);
rectangle('Position',[1125 -1171.88 46.875 46.875], 'FaceColor',[0 0 0]);
rectangle('Position',[1171.88 -1171.88 46.875 46.875], 'FaceColor',[0 0 0]);
rectangle('Position',[1125 -1218.75 46.875 46.875], 'FaceColor',[1 1 1]);
rectangle('Position',[1171.88 -1218.75 46.875 46.875], 'FaceColor',[1 1 1]);
rectangle('Position',[1312.5 -1171.88 46.875 46.875], 'FaceColor',[0 0 0]);
rectangle('Position',[1359.38 -1171.88 46.875 46.875], 'FaceColor',[0 0 0]);
rectangle('Position',[1312.5 -1218.75 46.875 46.875], 'FaceColor',[1 1 1]);
rectangle('Position',[1359.38 -1218.75 46.875 46.875], 'FaceColor',[1 1 1]);
rectangle('Position',[1406.25 -1171.88 46.875 46.875], 'FaceColor',[0 0 0]);
rectangle('Position',[1453.12 -1171.88 46.875 46.875], 'FaceColor',[0 0 0]);
rectangle('Position',[1406.25 -1218.75 46.875 46.875], 'FaceColor',[1 1 1]);
rectangle('Position',[1453.12 -1218.75 46.875 46.875], 'FaceColor',[0 0 0]);
rectangle('Position',[1406.25 -1265.62 46.875 46.875], 'FaceColor',[1 1 1]);
rectangle('Position',[1453.12 -1265.62 46.875 46.875], 'FaceColor',[0 0 0]);
rectangle('Position',[1406.25 -1312.5 46.875 46.875], 'FaceColor',[1 1 1]);
rectangle('Position',[1453.12 -1312.5 46.875 46.875], 'FaceColor',[0 0 0]);
rectangle('Position',[1218.75 -1359.38 46.875 46.875], 'FaceColor',[0 0 0]);
rectangle('Position',[1265.62 -1359.38 46.875 46.875], 'FaceColor',[0 0 0]);
rectangle('Position',[1218.75 -1406.25 46.875 46.875], 'FaceColor',[1 1 1]);
rectangle('Position',[1265.62 -1406.25 46.875 46.875], 'FaceColor',[1 1 1]);
rectangle('Position',[1125 -1453.12 46.875 46.875], 'FaceColor',[1 1 1]);
rectangle('Position',[1171.88 -1453.12 46.875 46.875], 'FaceColor',[1 1 1]);
rectangle('Position',[1125 -1500 46.875 46.875], 'FaceColor',[0 0 0]);
rectangle('Position',[1171.88 -1500 46.875 46.875], 'FaceColor',[0 0 0]);
rectangle('Position',[1218.75 -1453.12 46.875 46.875], 'FaceColor',[1 1 1]);
rectangle('Position',[1265.62 -1453.12 46.875 46.875], 'FaceColor',[1 1 1]);
rectangle('Position',[1218.75 -1500 46.875 46.875], 'FaceColor',[0 0 0]);
rectangle('Position',[1265.62 -1500 46.875 46.875], 'FaceColor',[0 0 0]);
rectangle('Position',[1406.25 -1359.38 46.875 46.875], 'FaceColor',[1 1 1]);
rectangle('Position',[1453.12 -1359.38 46.875 46.875], 'FaceColor',[0 0 0]);
rectangle('Position',[1406.25 -1406.25 46.875 46.875], 'FaceColor',[1 1 1]);
rectangle('Position',[1453.12 -1406.25 46.875 46.875], 'FaceColor',[0 0 0]);
rectangle('Position',[1312.5 -1453.12 46.875 46.875], 'FaceColor',[1 1 1]);
rectangle('Position',[1359.38 -1453.12 46.875 46.875], 'FaceColor',[1 1 1]);
rectangle('Position',[1312.5 -1500 46.875 46.875], 'FaceColor',[0 0 0]);
rectangle('Position',[1359.38 -1500 46.875 46.875], 'FaceColor',[0 0 0]);
rectangle('Position',[1406.25 -1453.12 46.875 46.875], 'FaceColor',[1 1 1]);
rectangle('Position',[1453.12 -1453.12 46.875 46.875], 'FaceColor',[0 0 0]);
rectangle('Position',[1406.25 -1500 46.875 46.875], 'FaceColor',[0 0 0]);
rectangle('Position',[1453.12 -1500 46.875 46.875], 'FaceColor',[0 0 0]);
X=[1400,1359.38,1359.38,1289.06,1242.19,1195.31,1148.44,1148.44,1195.31,1242.19,1289.06,1359.38,1359.38,1289.06,1242.19,1171.88,1078.12,984.375,914.062,867.188,820.312,773.438,703.125,609.375,515.625,445.312,445.312,421.875,328.125,257.812,210.938,164.062,117.188,117.188,164.062,164.062,164.062,164.062,164.062,140.625,117.188,117.188,140.625,100];
Y=[-100,-140.625,-234.375,-304.688,-304.688,-304.688,-351.562,-398.438,-445.312,-445.312,-445.312,-515.625,-609.375,-632.812,-632.812,-703.125,-796.875,-890.625,-960.938,-1007.81,-1007.81,-1007.81,-984.375,-890.625,-796.875,-726.562,-679.688,-609.375,-609.375,-679.688,-726.562,-773.438,-820.312,-867.188,-914.062,-960.938,-1007.81,-1054.69,-1101.56,-1171.88,-1242.19,-1289.06,-1359.38,-1400];
hold on;
plot(X,Y,'r');
legend('6582.11','Location','southoutside');
